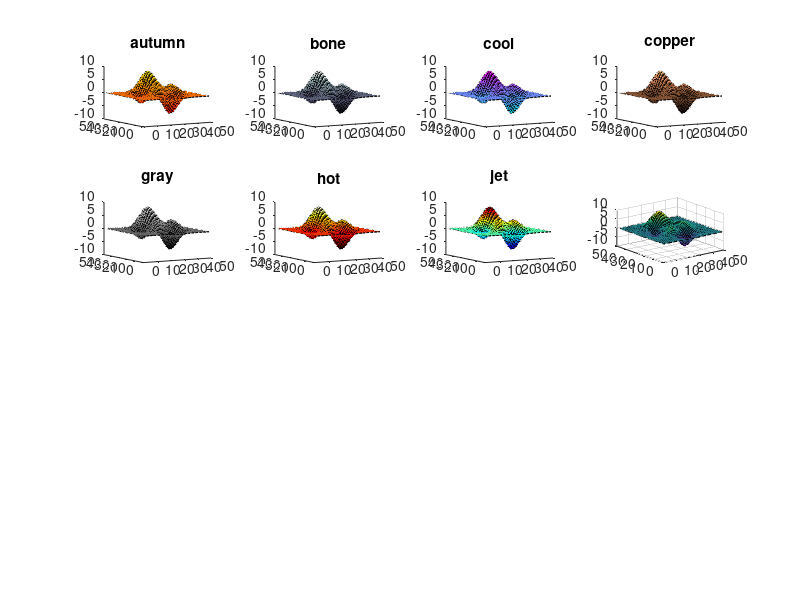

Write MATLAB code to recreate this figure. (Note: this script raises an error after producing the figure.)
%=============================================================================
% Copyright (c) 2016-present Allan CORNET (Nelson)
%=============================================================================
% This file is part of the Nelson.
%=============================================================================
% LICENCE_BLOCK_BEGIN
% SPDX-License-Identifier: LGPL-3.0-or-later
% LICENCE_BLOCK_END
%=============================================================================
% <--ADV-CLI MODE-->
%=============================================================================
f= figure()
colormaps = {'autumn';
'bone';
'cool';
'copper';
'gray';
'hot';
'jet';
'parula';
'pink';
'spring';
'summer';
'turbo';
'viridis';
'white';
'winter'};

k = 1;
for map = colormaps'
    subplot(4, 4, k);
    surf(peaks);
    ax = gca();
    colormap(ax, map{1});
    title(map{1});
    k = k + 1;
    grid off
    view(-30, 10)
end
